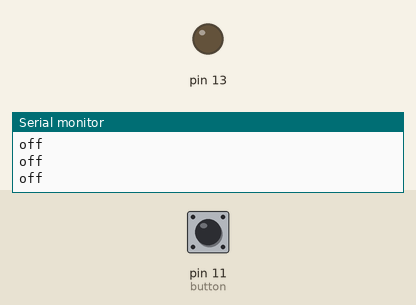
Simulated run of this sketch. Board: Arduino Uno, built with avr-gcc and run on an emulated ATmega328P. Shown: output pins drawn as LEDs (lit = HIGH), the last lines printed to the serial monitor. Inputs (shaded band) come from the test bench; at power-on: pin 11 (button) LOW. No radio packets arrive unless stated.

Above: at 1.2 s.
1.3 s: pin 11 (button) pulled HIGH for 0.15 s
At 1.49 s:
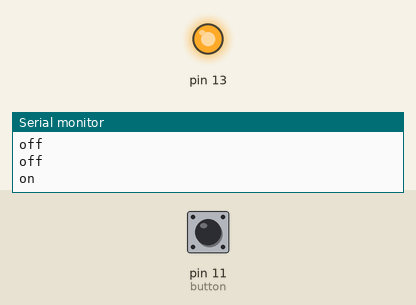
3.1 s: pin 11 (button) pulled HIGH for 3.2 s
At 7.4 s:
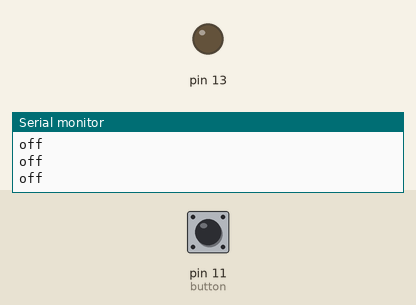
Timing chart, 0 to 8.9 s (numbered marks = the images above; inputs shaded):
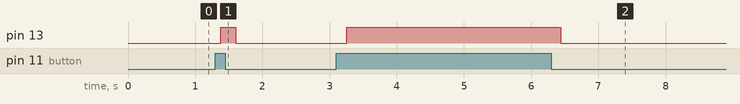

The sketch:

transmitter.ino
```cpp
int button = 11;
int result;
#include <VirtualWire.h>

void setup()
 {
 // Initialize the IO and ISR
  Serial.begin(9600);
  pinMode(button, INPUT);
  pinMode(13, OUTPUT);
  vw_setup(2000); // Bits per sec
 }

void loop()
 {
  result = digitalRead(button);
  if (result==1) {
  send("on");
  Serial.println("on");
  digitalWrite(13, HIGH);
  }
  else {
   send("off");
   Serial.println("off");
   digitalWrite(13, LOW);
  }
  delay(50);
 }

 void send (char *message)
 {
  vw_send((uint8_t *)message, strlen(message));
  vw_wait_tx(); // Wait until the whole message is gone
 }
```

Measured:
- after the input at 1.3 s, pin 13: LOW → HIGH after 0.08 s, → LOW 0.22 s later
- after the input at 3.1 s, pin 13: LOW → HIGH after 0.15 s, → LOW 3.2 s later
